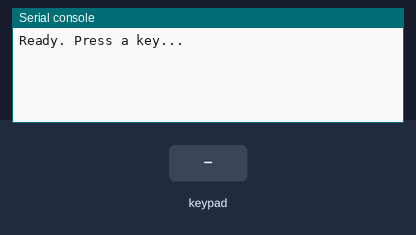
This program was run on a simulated Raspberry Pi Pico running MicroPython. Shown: the last lines printed to the serial console. Inputs (shaded band) come from the test bench.

Above: at 1.2 s.
1.3 s: key '1' pressed
At 1.8 s:
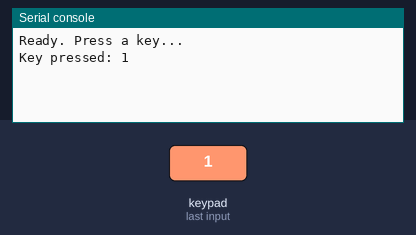
2.8 s: keypad keys 1 2 # pressed 0.4 s apart
At 4.7 s:
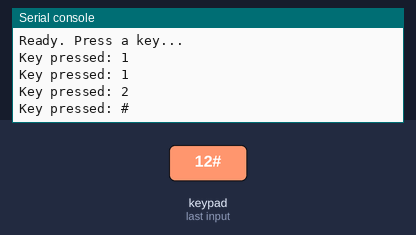
5.5 s: key 'A' pressed
At 6.2 s:
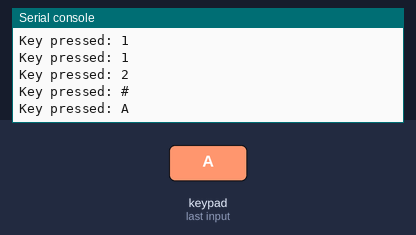
7.0 s: keypad keys 1 2 * pressed 0.4 s apart
At 9.1 s:
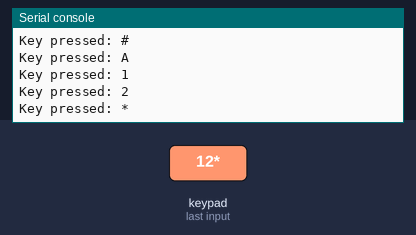
9.7 s: key 'B' pressed
At 10.6 s:
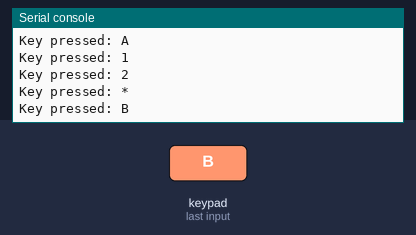
11.2 s: keypad keys 1 2 D pressed 0.4 s apart
At 12.3 s:
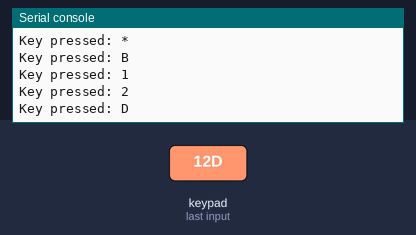

The program:

Keypad.py
```python
from machine import Pin
import utime

# Keypad setup
rows = [Pin(i, Pin.OUT) for i in (6, 7, 8, 9)]   # GP2 to GP5
cols = [Pin(i, Pin.IN, Pin.PULL_DOWN) for i in (5, 4, 3, 2)]  # GP6 to GP9

keys = [
    ['1', '2', '3', 'A'],
    ['4', '5', '6', 'B'],
    ['7', '8', '9', 'C'],
    ['*', '0', '#', 'D']
]

def scan_keypad():
    for row_num, row_pin in enumerate(rows):
        row_pin.high()
        for col_num, col_pin in enumerate(cols):
            if col_pin.value():
                utime.sleep_ms(20)  # debounce delay
                if col_pin.value():  # confirm still pressed
                    row_pin.low()
                    return keys[row_num][col_num]
        row_pin.low()
    return None

# Main loop
print("Ready. Press a key...")

while True:
    key = scan_keypad()
    if key:
        print("Key pressed:", key)
        utime.sleep(0.3)
```

Measured:
- after the input at 1.3 s, the serial console: prints a new line at once (image 1)
- after the input at 2.8 s, the serial console: prints a new line after 0.42 s (image 2)
- after the input at 5.5 s, the serial console: prints a new line at once (image 3)
- after the input at 7.0 s, the serial console: prints a new line at once (image 4)
- after the input at 9.7 s, the serial console: prints a new line at once (image 5)
- after the input at 11.2 s, the serial console: prints a new line at once (image 6)
